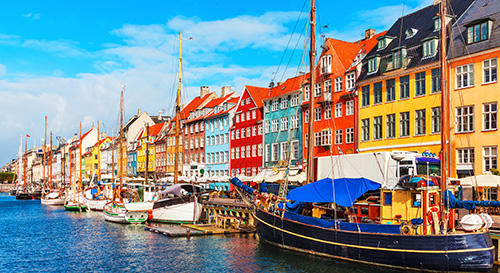
#> input picture scripts/input.png, 500 x 273 px
$ python kuwahara.py
#> lines starting #> are read from the running program, lines starting #| are printed output that depends on the picture
#> further down, pic is the input picture: shape (273, 500, 3) float32; mean R, G, B 0.508, 0.558, 0.568
import numpy as np
import cv2
import matplotlib.pyplot as plt

def kuwahara(pic,r=5,resize=False,rate=0.5):
#> called with r = 1, resize = True, rate = 0.4
    h,w,_=pic.shape
#> h = 273; w = 500
    if resize:pic=cv2.resize(pic,(int(w*rate),int(h*rate)));h,w,_=pic.shape
#> after `pic = cv2.resize(pic, (int(w * rate), int(h * rate)))`:
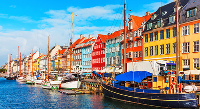
#> pic: shape (109, 200, 3) float32; mean of channels 0, 1, 2 0.508, 0.558, 0.569; drawn as R, G, B
#> after `h, w, _ = pic.shape`: h = 109; w = 200
    pic=np.pad(pic,((r,r),(r,r),(0,0)),"edge")
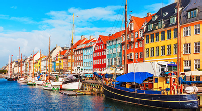
#> pic: shape (111, 202, 3) float32; mean of channels 0, 1, 2 0.502, 0.558, 0.57; drawn as R, G, B
    ave,var=cv2.integral2(pic)
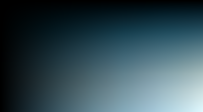
#> ave: shape (112, 203, 3) float64; mean of channels 0, 1, 2 2668.6, 3830, 4263.9; drawn with min black and max white
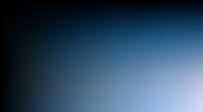
#> var: shape (112, 203, 3) float64; mean of channels 0, 1, 2 1868.1, 2876.4, 3780.7; drawn with min black and max white
    ave=(ave[:-r-1,:-r-1]+ave[r+1:,r+1:]-ave[r+1:,:-r-1]-ave[:-r-1,r+1:])/(r+1)**2
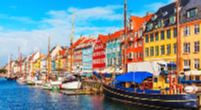
#> ave: shape (110, 201, 3) float64; mean of channels 0, 1, 2 0.505, 0.558, 0.57; drawn as R, G, B
    var=((var[:-r-1,:-r-1]+var[r+1:,r+1:]-var[r+1:,:-r-1]-var[:-r-1,r+1:])/(r+1)**2-ave**2).sum(axis=2)
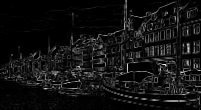
#> var: shape (110, 201) float64; min -1.19e-12, max 0.621, mean 0.0445; drawn with min black and max white

    def filt(i,j):
        return np.array([ave[i,j],ave[i+r,j],ave[i,j+r],ave[i+r,j+r]])[(np.array([var[i,j],var[i+r,j],var[i,j+r],var[i+r,j+r]]).argmin(axis=0).flatten(),j.flatten(),i.flatten())].reshape(w,h,_).transpose(1,0,2)
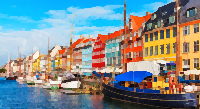
#> returned value: shape (109, 200, 3) float64; mean of channels 0, 1, 2 0.507, 0.558, 0.569; drawn as R, G, B

    filtered_pic = filt(*np.meshgrid(np.arange(h),np.arange(w))).astype(pic.dtype)

    return filtered_pic

pic=np.array(plt.imread("input.png"))
filtered_pic=kuwahara(pic,1,True,0.4)
plt.imshow(filtered_pic)
plt.show()
